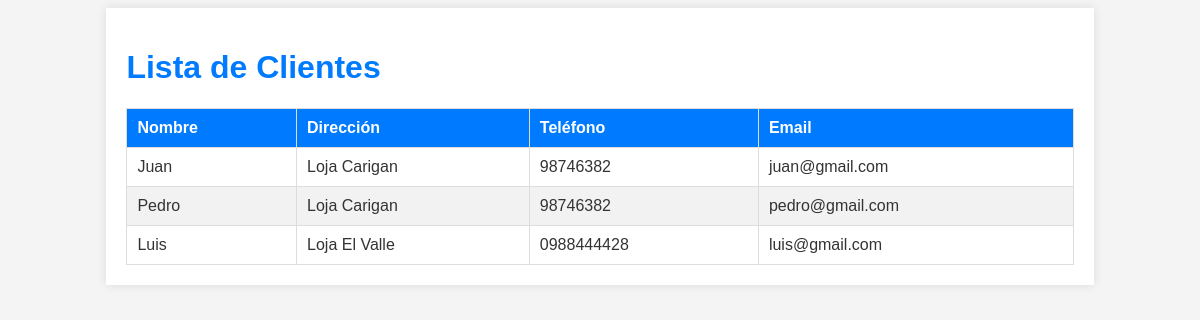
/clientes/, run on the app's committed database.
### GesCuxi/models.py (models this page shows, shortened)
class Cliente(models.Model):
    nombre = models.CharField(max_length=100)
    direccion = models.CharField(max_length=200)
    telefono = models.CharField(max_length=15)
    email = models.EmailField()

### GesCuxi/views.py (the view)
# urls.py: path('clientes/', views.lista_clientes, name='lista_clientes'),
def lista_clientes(request):
    clientes = Cliente.objects.all()
    return render(request, 'clientes.html', {'clientes': clientes})

### templates/clientes.html (shortened to what this page needs)
<!DOCTYPE html>
<html lang="es">
<head>
</head>
<body>
    <div class="container">
        <h1>Lista de Clientes</h1>
        <table>
            <thead>
                <tr>
                    <th>Nombre</th>
                    <th>Dirección</th>
                    <th>Teléfono</th>
                    <th>Email</th>
                </tr>
            </thead>
            <tbody>
                {% for cliente in clientes %}
                <tr>
                    <td>{{ cliente.nombre }}</td>
                    <td>{{ cliente.direccion }}</td>
                    <td>{{ cliente.telefono }}</td>
                    <td>{{ cliente.email }}</td>
                </tr>
                {% endfor %}
            </tbody>
        </table>
    </div>
</body>
</html>

### templates/clientes.html (style rules this page uses)
body { font-family: Arial, sans-serif; background-color: #f4f4f4; color: #333; }
.container { width: 80%; margin: 0 auto; padding: 20px; background-color: #fff; box-shadow: 0 0 10px rgba(0, 0, 0, 0.1); }
h1 { color: #007BFF; }
table { width: 100%; border-collapse: collapse; margin-top: 20px; }
table, th, td { border: 1px solid #ddd; }
th, td { padding: 10px; text-align: left; }
th { background-color: #007BFF; color: white; }
tr:nth-child(even) { background-color: #f2f2f2; }

### data on the page
Cliente: nombre "Juan", direccion "Loja Carigan", telefono "98746382", email "juan@gmail.com"
Cliente: nombre "Pedro", direccion "Loja Carigan", telefono "98746382", email "pedro@gmail.com"
Cliente: nombre "Luis", direccion "Loja El Valle", telefono "0988444428", email "luis@gmail.com"
